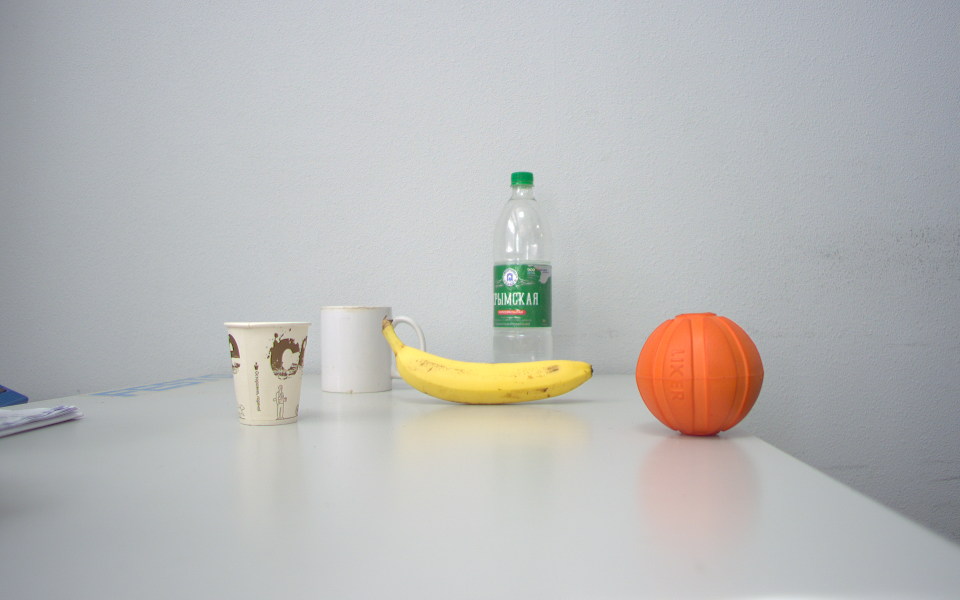
#> input picture examples/3dscene/files/L1000.bmp, 960 x 600 px, given in place of opening.png, which was not available
$ python morphologyimage.py
#> lines starting #> are read from the running program, lines starting #| are printed output that depends on the picture
import cv2
from mrcv import morphology_image, METOD_MORF
from pathlib import Path

image_file = Path("../../../examples/morphologyImage/files")
current_path = Path.cwd()
image_path = current_path / image_file
input_image = str(image_path / "opening.png")
output_image = str("out.png")

morph_size = 1

# Чтение изображения в градациях серого
image = cv2.imread(input_image, cv2.IMREAD_GRAYSCALE)
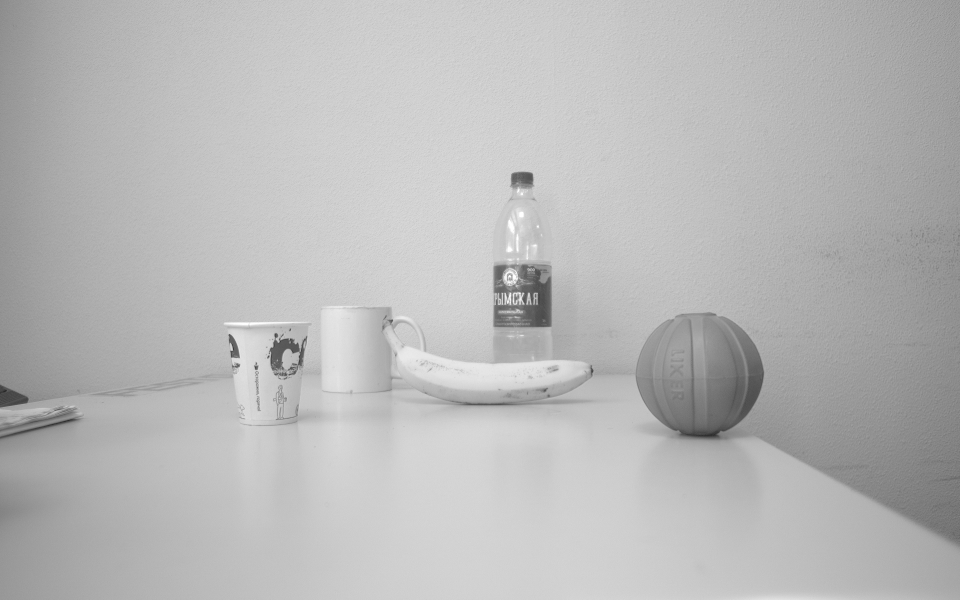
#> image: shape (600, 960); min 39, max 255, mean 184.4

# Проверка успешности загрузки изображения
if image is None:
    print("Не удалось открыть или найти изображение")
else:
#> (the run stopped early here; a loop or call above may not have finished)

$ run again, on examples/3dscene/files/L1001.bmp
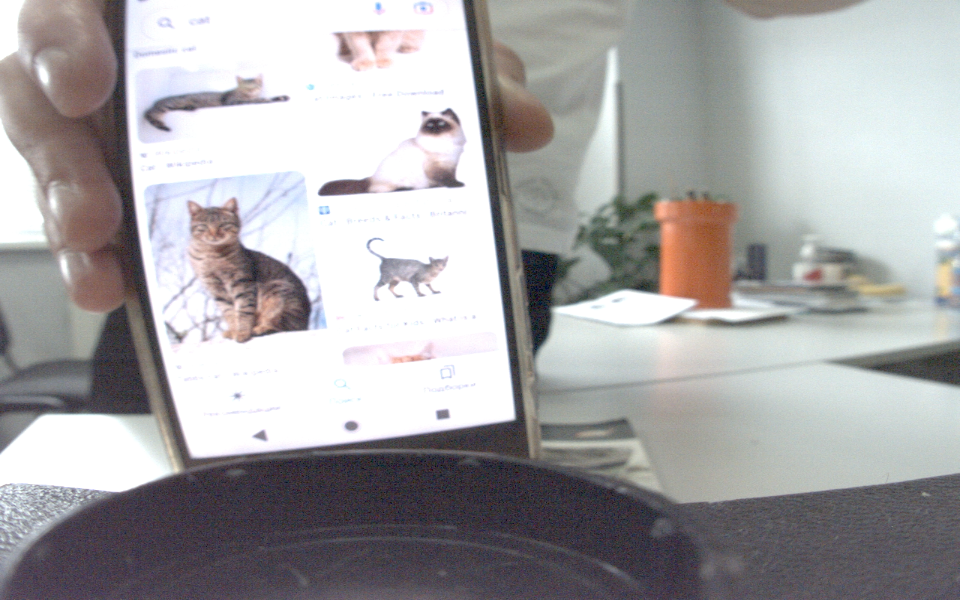
#> input picture examples/3dscene/files/L1001.bmp, 960 x 600 px, given in place of opening.png, which was not available
#> `image = cv2.imread(input_image, cv2.IMREAD_GRAYSCALE)`:
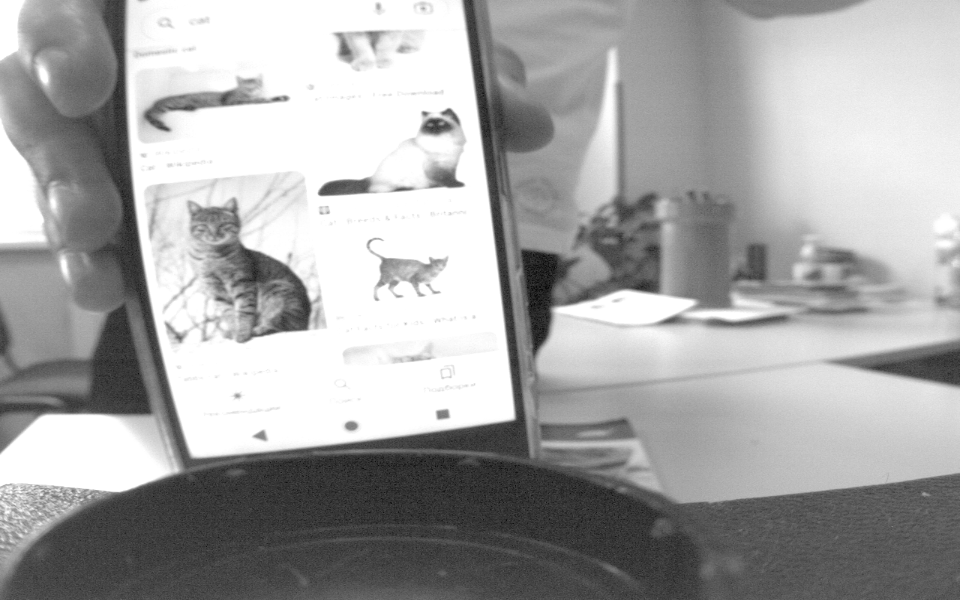
#> image: shape (600, 960); min 8, max 255, mean 165.8
